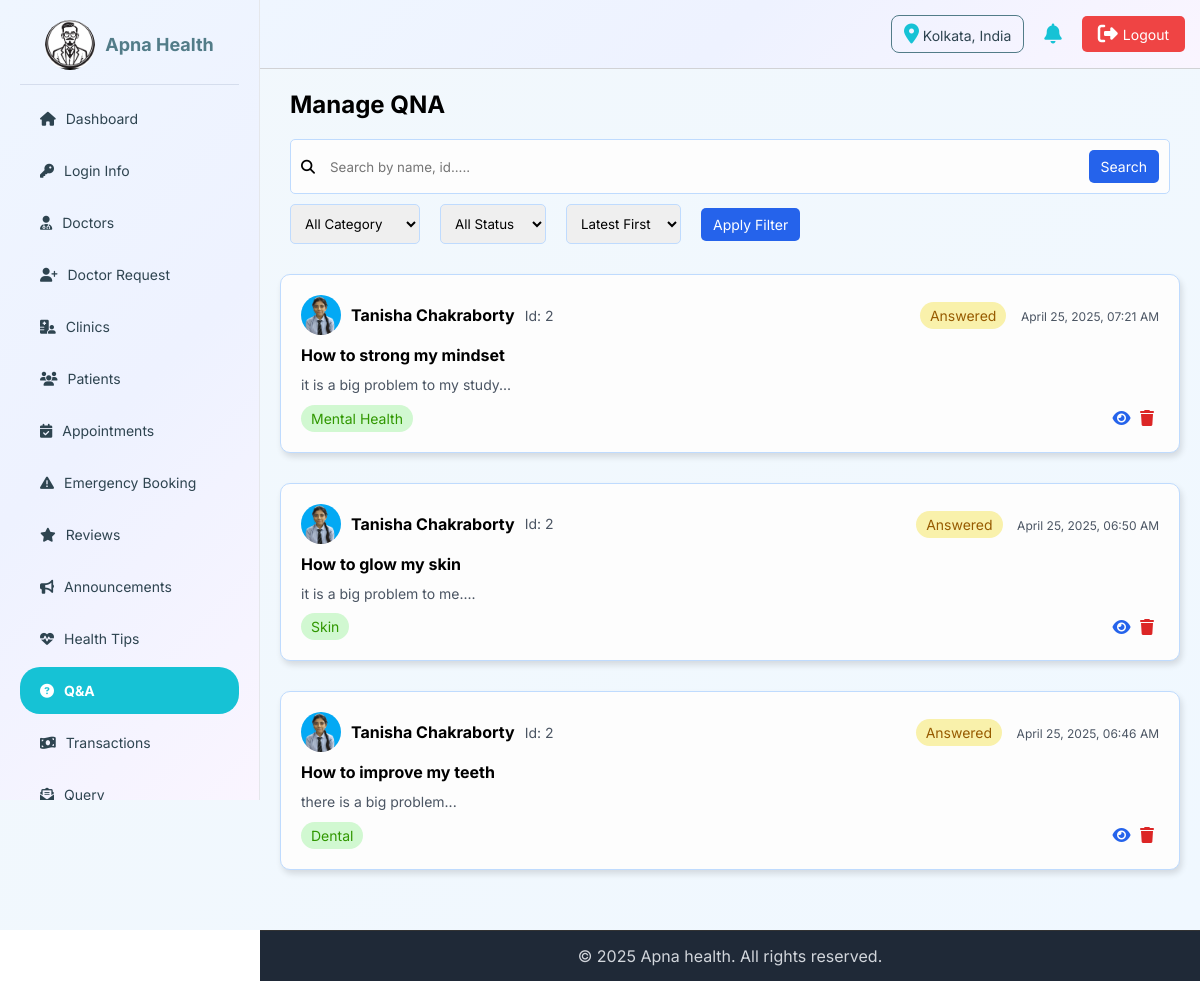
Screenshot of /admin/admin-manageQNA.php (signed in) with the database file from the repository.
### tables this page shows
CREATE TABLE `log_info` (
  `log_id` int(11) NOT NULL,
  `admin_id` int(11) DEFAULT NULL,
  `doctor_id` int(11) DEFAULT NULL,
  `patient_id` int(11) DEFAULT NULL,
  `login_time` timestamp NOT NULL DEFAULT current_timestamp(),
  `logout_time` timestamp NULL DEFAULT NULL,
  `ip_address` varchar(45) DEFAULT NULL,
  `device_info` varchar(255) DEFAULT NULL,
  `location` varchar(255) DEFAULT NULL,
  `status` enum('Success','Failed') NOT NULL,
  `log_type` enum('patient','doctor','admin') NOT NULL
);

CREATE TABLE `question` (
  `question_id` int(11) NOT NULL,
  `patient_id` int(11) NOT NULL,
  `specialty` varchar(255) NOT NULL,
  `question` text NOT NULL,
  `description` text DEFAULT NULL,
  `question_time` timestamp NOT NULL DEFAULT current_timestamp(),
  `status` enum('Pending','Answered') DEFAULT 'Pending'
);

CREATE TABLE `patient` (
  `patient_id` int(11) NOT NULL,
  `name` varchar(100) NOT NULL,
  `email` varchar(255) NOT NULL,
  `password` varchar(255) NOT NULL,
  `phone` varchar(15) DEFAULT NULL,
  `gender` enum('Male','Female','Other') DEFAULT NULL,
  `dob` date DEFAULT NULL,
  `blood_group` varchar(10) DEFAULT NULL,
  `emergency_contact` varchar(16) DEFAULT NULL,
  `area` text DEFAULT NULL,
  `city` varchar(100) DEFAULT NULL,
  `state` varchar(100) DEFAULT NULL,
  `pincode` varchar(10) DEFAULT NULL,
  `profile_img` varchar(255) DEFAULT NULL,
  `availability` enum('Active','Inactive','Blocked') DEFAULT 'Active',
  `created_at` timestamp NOT NULL DEFAULT current_timestamp(),
  `updated_at` timestamp NOT NULL DEFAULT current_timestamp() ON UPDATE current_timestamp()
);

### admin/admin-manageQNA.php (the view, shortened to what this page needs)
<?php
include '../connection.php';
$sort = $_GET['sort'] ?? 'DESC';
$conditions = [];
$where_clause = !empty($conditions) ? 'WHERE ' . implode(' AND ', $conditions) : '';
$order = $sort === 'ASC' ? 'ASC' : 'DESC';
?>
<!DOCTYPE html>
<html lang="en">
<head>
    <link rel="stylesheet" href="https://cdnjs.cloudflare.com/ajax/libs/font-awesome/6.7.2/css/all.min.css"
 />
</head>
<body>
    <?php include 'admin-header.php'?>
    <main>
        <section class="first-sec">
            <div class="heading-part">
                <h2>Manage QNA</h2>
            </div>
            <form method="GET" class="sf-part">
                <div class="search-bar">
                    <i class="fas fa-search"></i>
                    <input type="search" name="search" id="search-bar" placeholder="Search by name, id....."
                        value="<?= htmlspecialchars($_GET['search'] ?? '') ?>">
                    <button type="submit" id="search-btn">Search</button>
                </div>
                <div class="filter">
                    <div class="filter-group">
                        <select name="category">
                            <option value="" <?= ($_GET['category'] ?? '') === '' ? 'selected' : '' ?>>All Category
                            </option>
                        </select>
                    </div>
                    <div class="filter-group">
                        <select name="status">
                            <option value="" <?= ($_GET['status'] ?? '') === '' ? 'selected' : '' ?>>All Status</option>
                        </select>
                    </div>
                    <div class="filter-group">
                        <select name="sort">
                            <option value="DESC" <?= ($_GET['sort'] ?? 'DESC') === 'DESC' ? 'selected' : '' ?>>Latest
                                First</option>
                        </select>
                    </div>
                    <button type="submit" id="filter-btn">Apply Filter</button>
                </div>
            </form>
        </section>
        <section class="second-sec">
            <div class="qna-part">
                <?php
                $query = "SELECT q.*, p.name AS patient_name, p.profile_img AS patient_img
                FROM question q
                JOIN patient p ON q.patient_id = p.patient_id
                $where_clause
                ORDER BY q.question_time $order";
                    $result = $conn->query($query);
                            if ($result->num_rows > 0) {
                                while ($row = $result->fetch_assoc()) {
                                    $status_class = strtolower($row['status']);
                                    $created_date = date('F d, Y, h:i A', strtotime($row['question_time']));
                                    echo "<article class='qna-box'>
                                            <div class='box-top'>
                                                <span class='patient'>
                                                    <img src='../upload/patient/" . htmlspecialchars($row['patient_img'] ?? 'user.jpg') . "' alt='patient'>
                                                    <strong>" . htmlspecialchars($row['patient_name']) . "</strong>
                                                    <span id='id'>Id: " . htmlspecialchars($row['patient_id']) . "</span>
                                                </span>
                                                <span>
                                                    <span id='status' class='$status_class'>" . htmlspecialchars($row['status']) . "</span>
                                                    <small>" . $created_date . "</small>
                                                </span>
                                            </div>
                                            <div class='box-middle'>
                                                <h3>" . htmlspecialchars($row['question']) . "</h3>
                                                <p>" . htmlspecialchars(substr($row['description'], 0, 200)) . "...</p>
                                            </div>
                                            <div class='box-bottom'>
                                                <span id='catagory'>" . htmlspecialchars($row['specialty']) . "</span>
                                                <span>
                                                    <a href='../patient/patient-viewAnswer.php?question_id=" . htmlspecialchars($row['question_id']) . "' id='view'><i class='fa-solid fa-eye' title='view'></i></a>
                                                    <a href='../patient/patient-deleteQuestion.php?question_id=" . htmlspecialchars($row['question_id']) . "' id='delete'><i class='fa-solid fa-trash' title='delete'></i></a>
                                                </span>
                                            </div>
                                        </article>";
                                }
                            } else {
                                echo "<p>No questions found.</p>";
                            }
                            ?>
            </div>
        </section>
    </main>
    <?php include 'admin-footer.php'?>
</body>
</html>

### admin/admin-header.php (shortened to what this page needs)
<?php
include '../connection.php';
$location = "Unknown";
if (isset($_SESSION['admin_id'])) {
    $pid = $_SESSION['admin_id'];
    $locQuery = mysqli_query($conn, "SELECT location FROM log_info WHERE admin_id = $pid ORDER BY login_time DESC LIMIT 1");
    if ($locQuery && mysqli_num_rows($locQuery) > 0) {
        $locData = mysqli_fetch_assoc($locQuery);
        $location = $locData['location'] ?? "Unknown";
    }
}
$admin_id = $_SESSION['admin_id'] ?? null;
$admin_img = '../img/logo.jpg';
$admin_name = 'Guest';
if ($admin_id) {
    $sql = "SELECT * FROM admin WHERE admin_id = '$admin_id'";
    $result = mysqli_query($conn, $sql);
    if ($row = mysqli_fetch_assoc($result)) {
        $admin_name = $row['name'];
        if (!empty($row['logo']) && file_exists('../upload/admin/' . $row['logo'])) {
            $admin_img = '../upload/admin/' . $row['logo'];
        }
    }
}
?>
<!DOCTYPE html>
<html lang="en">
<head>
    <link rel="stylesheet" href="https://cdnjs.cloudflare.com/ajax/libs/font-awesome/6.7.2/css/all.min.css"
 />
</head>
<body>
    <header>
        <div class="header-right">
            <div id='location-box'><i class="fa-solid fa-location-dot"></i><span> <?= $location ?> </span></div>
            <i class="fa-solid fa-bell"></i>
            <a href="admin-logout.php"><i class="fa-solid fa-right-from-bracket"></i> Logout</a>
        </div>
    </header>
    <aside class="sidebar">
        <a href="admin-profile.php" class="profile">
            <span><img src="<?= $admin_img ?>" alt="logo"></span>
            <span>
                <h3><?= htmlspecialchars($admin_name) ?></h3>
            </span>
        </a>
        <ul class="menu">
            <li><a href="admin-dashboard.php"
                    class="<?= basename($_SERVER['PHP_SELF']) == 'admin-dashboard.php' ? 'current' : '' ?>">
                    <i class="fa-solid fa-house"></i> Dashboard</a></li>
            <li><a href="admin-manageLogInfo.php"
                    class="<?= basename($_SERVER['PHP_SELF']) == 'admin-manageLogInfo.php' ? 'current' : '' ?>">
                    <i class="fa-solid fa-key"></i> Login Info</a></li>
            <li><a href="admin-manageDoctor.php"
                    class="<?= basename($_SERVER['PHP_SELF']) == 'admin-manageDoctor.php' ? 'current' : '' ?>">
                    <i class="fa-solid fa-user-doctor"></i> Doctors</a></li>
            <li><a href="admin-manageDocReq.php"
                    class="<?= basename($_SERVER['PHP_SELF']) == 'admin-manageDocReq.php' ? 'current' : '' ?>">
                    <i class="fa-solid fa-user-plus"></i> Doctor Request</a></li>
            <li><a href="admin-manageClinic.php"
                    class="<?= basename($_SERVER['PHP_SELF']) == 'admin-manageClinic.php' ? 'current' : '' ?>">
                    <i class="fa-solid fa-hospital-user"></i> Clinics</a></li>
            <li><a href="admin-managePatient.php"
                    class="<?= basename($_SERVER['PHP_SELF']) == 'admin-managePatient.php' ? 'current' : '' ?>">
                    <i class="fa-solid fa-users"></i> Patients</a></li>
            <li><a href="admin-manageAppointment.php"
                    class="<?= basename($_SERVER['PHP_SELF']) == 'admin-manageAppointment.php' ? 'current' : '' ?>">
                    <i class="fa-solid fa-calendar-check"></i> Appointments</a></li>
            <li><a href="admin-manageEmergency.php"
                    class="<?= basename($_SERVER['PHP_SELF']) == 'admin-manageEmergency.php' ? 'current' : '' ?>">
                    <i class="fa-solid fa-triangle-exclamation"></i> Emergency Booking</a></li>
            <li><a href="admin-manageReview.php"
                    class="<?= basename($_SERVER['PHP_SELF']) == 'admin-manageReview.php' ? 'current' : '' ?>">
                    <i class="fa-solid fa-star"></i> Reviews</a></li>
            <li><a href="admin-manageAnnouncement.php"
                    class="<?= basename($_SERVER['PHP_SELF']) == 'admin-manageAnnouncement.php' ? 'current' : '' ?>">
                    <i class="fa-solid fa-bullhorn"></i> Announcements</a></li>
            <li><a href="admin-manageHealthTips.php"
                    class="<?= basename($_SERVER['PHP_SELF']) == 'admin-manageHealthTips.php' ? 'current' : '' ?>">
                    <i class="fa-solid fa-heart-pulse"></i> Health Tips</a></li>
            <li><a href="admin-manageQNA.php"
                    class="<?= basename($_SERVER['PHP_SELF']) == 'admin-manageQNA.php' ? 'current' : '' ?>">
                    <i class="fa-solid fa-circle-question"></i> Q&A</a></li>
            <li><a href="admin-managePayment.php"
                    class="<?= basename($_SERVER['PHP_SELF']) == 'admin-managePayment.php' ? 'current' : '' ?>">
                    <i class="fa-solid fa-money-bill-wave"></i> Transactions</a></li>
            <li><a href="admin-manageQuery.php"
                    class="<?= basename($_SERVER['PHP_SELF']) == 'admin-manageQuery.php' ? 'current' : '' ?>">
                    <i class="fa-solid fa-envelope-open-text"></i> Query</a></li>
        </ul>
    </aside>
</body>
</html>

### admin/admin-manageQNA.php (style rules this page uses)
* { padding: 0; margin: 0; box-sizing: border-box; font-family: 'Inter', sans-serif; }
main { background: linear-gradient(135deg, #f2f8fc, #f0f8ff); padding: 80px 20px 20px 280px; }
.first-sec { display: flex; flex-direction: column; align-items: flex-start; padding: 10px; gap: 20px; }
.heading-part { display: flex; align-items: center; justify-content: space-between; width: 100%; }
.sf-part { display: flex; flex-direction: column; align-items: flex-start; gap: 10px; width: 100%; flex-wrap: wrap; }
.search-bar { width: 100%; display: flex; align-items: center; gap: 10px; background-color: #fdfdfd; padding: 10px; border-radius: 5px; font-size: 14px; border: 1px solid #BFDBFE; }
.search-bar #search-bar { flex: 1; padding: 5px; outline: none; border: none; background-color: transparent; }
.filter { display: flex; align-items: center; gap: 20px; width: 100%; flex-wrap: wrap; }
.filter-group { display: flex; align-items: center; gap: 5px; }
.filter-group select, input[type="date"] { padding: 10px; outline: none; border: 1px solid #BFDBFE; border-radius: 5px; }
#search-btn, #filter-btn, #add-btn { text-decoration: none; background-color: #2563EB; padding: 8px 12px; border: none; border-radius: 5px; color: white; cursor: pointer; font-size: 14px; }
.second-sec { margin: 20px 0; }
.qna-part { display: flex; flex-direction: column; align-items: flex-start; width: 100%; gap: 10px; }
.qna-box { display: flex; flex-direction: column; align-items: flex-start; gap: 10px; background-color: #fdfdfd; box-shadow: 2px 4px 6px rgba(0, 0, 0, 0.12); border-radius: 10px; padding: 20px; margin-bottom: 20px; border: 1px solid #BFDBFE; width: 100%; }
.box-top { display: flex; align-items: center; justify-content: space-between; width: 100%; gap: 10px; }
.box-top .patient { display: flex; align-items: center; gap: 10px; }
.box-top img { height: 40px; width: 40px; border-radius: 50%; object-fit: fill; }
#id { color: #4B5563; font-size: 14px; }
.box-top #status { padding: 5px 10px; font-size: 14px; background-color: #f9f1ab; color: #975b00; border-radius: 20px; margin-right: 10px; }
.box-top small { color: #4B5563; font-size: 12px; }
.box-middle h3 { font-size: 16px; margin-bottom: 10px; }
.box-middle p { width: 100%; color: #4B5563; text-align: justify; line-height: 1.4; font-size: 14px; }
.box-bottom { display: flex; align-items: center; justify-content: space-between; width: 100%; gap: 20px; }
.box-bottom #catagory { padding: 5px 10px; font-size: 14px; background-color: #d1f8d1; color: #309700; border-radius: 20px; }
.box-bottom a { text-decoration: none; margin-right: 5px; }
#view { color: #2563eb; }
#delete { color: #dc2626; }

### admin/admin-footer.php (style rules this page uses)
* { padding: 0; margin: 0; box-sizing: border-box; font-family: 'Inter', sans-serif; }

### rows the page displays
log_info: location "Kolkata, India"
question: patient.profile_img (picture), patient.name "Tanisha Chakraborty", patient "2", status "Answered", question_time "April 25, 2025, 07:21 AM", question "How to strong my mindset", description "it is a big problem to my study", specialty "Mental Health"
question: patient.profile_img (picture), patient.name "Tanisha Chakraborty", patient "2", status "Answered", question_time "April 25, 2025, 06:50 AM", question "How to glow my skin", description "it is a big problem to me.", specialty "Skin"
question: patient.profile_img (picture), patient.name "Tanisha Chakraborty", patient "2", status "Answered", question_time "April 25, 2025, 06:46 AM", question "How to improve my teeth", description "there is a big problem", specialty "Dental"

### other values shown
$admin_name "Apna Health"
